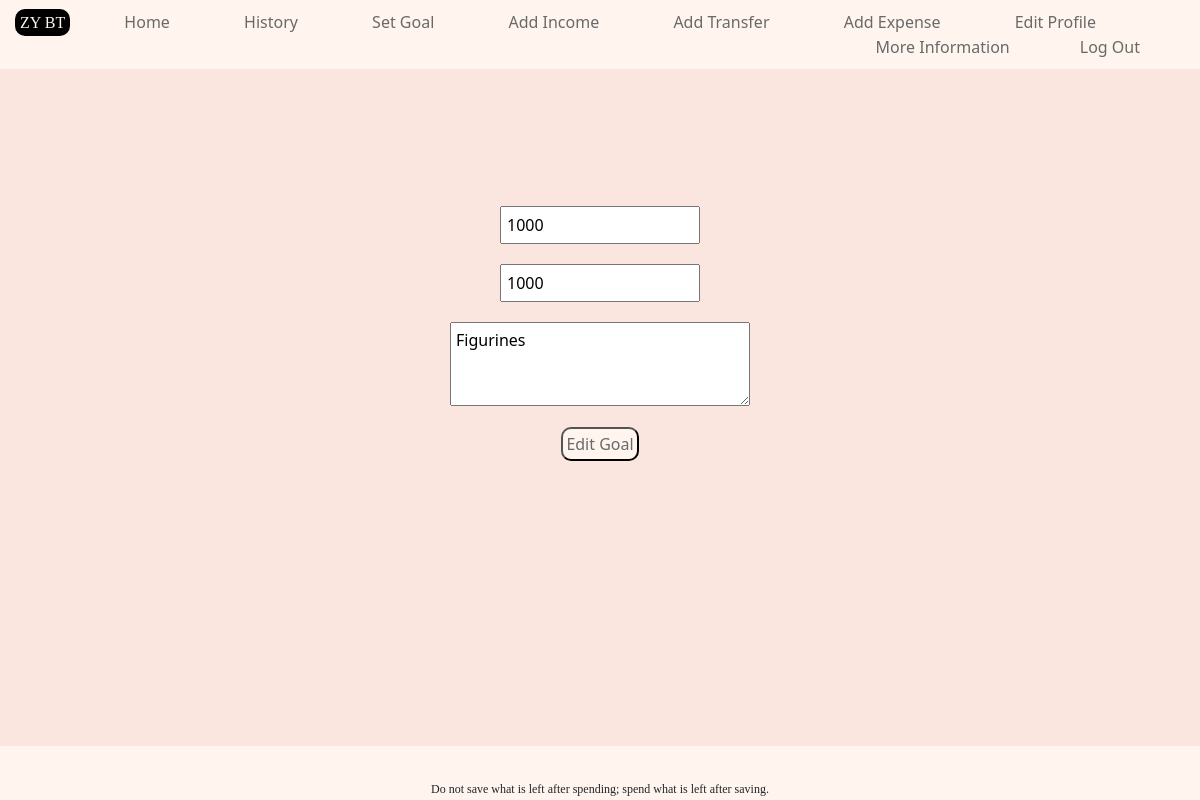
The app's page /editgoal?id=1 (signed in) with its own data.
### tables this page shows
CREATE TABLE 'goals' ('id' INTEGER PRIMARY KEY NOT NULL, 'user_id' INTEGER NOT NULL,'amount' NUMERIC NOT NULL, 'description' TEXT,'amount_left' NUMERIC,'current_progress' NUMERIC,'remaining_progress' NUMERIC, 'completed_goal' TEXT, 'date'  DATETIME NOT NULL DEFAULT CURRENT_TIMESTAMP  );

### app.py (the view, shortened to what this page needs)
@app.route("/editgoal", methods=["POST","GET"])
@login_required
def edit_goal():
    if request.method == "GET":
        goal_id = request.args.get("id")
        goal = db.execute("SELECT amount, description, amount_left, id FROM goals WHERE id = ?", goal_id)
        return render_template("editgoal.html", goal=goal)

### app.py (called while the page is built)
@app.after_request
def after_request(response):
    response.headers["Cache-Control"] = "no-cache, no-store, must-revalidate"
    response.headers["Expires"] = 0
    response.headers["Pragma"] = "no-cache"
    return response

### helpers.py (called while the page is built)
def login_required(f):
    @wraps(f)
    def decorated_function(*args, **kwargs):
        if session.get("user_id") is None:
            return redirect("/login")
        return f(*args, **kwargs)
    return decorated_function

### templates/editgoal.html (shortened to what this page needs)
{% extends "layout.html" %}
{% block main %}
    <form class="submitform" action="/editgoal" method="POST">
        <div>
            <input class="amount" id="amount" autocomplete="off" autofocus name="amount" placeholder="Target" value="{{goal[0]['amount']}}" type="number" min="0.01" step="0.01">
        </div>
        <div>
            <input class="amount" id="amount_left" autocomplete="off" name="amount_left" placeholder="Remaining Amount" value="{{goal[0]['amount_left']}}" type="number" min="0" step="0.01">
        </div>
        <div>
            <textarea rows="3" autocomplete="off" name="description" placeholder="Description" type="text">{{goal[0]['description']}}</textarea>
        </div>
        <div>
            <button onclick="editVal();">Edit Goal</button>
        </div>
    </form>
{% endblock %}

### static/styles.css (style rules this page uses)
body { min-height: 100vh; position: relative; background-color: seashell; }
button { margin: 5px; padding: 3px; border-radius: 10px; background-color: seashell; color: dimgrey; text-align: center; }
input { margin: 10px; width: 300px; padding: 5px; }
.submitform { padding-top: 150px; }
.amount { margin: 10px; width: 200px; padding: 5px; }
.submitform textarea { margin: 10px; width: 300px; padding: 5px; }

### records on screen
goals: amount "1000", amount_left "1000", description "Figurines"
